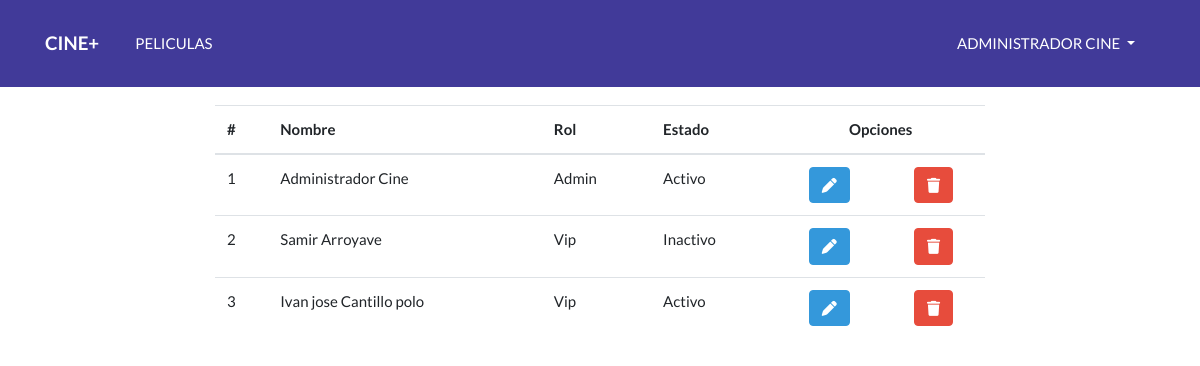
The page /Admin/listaUsuarios (signed in) on the database its author committed.
### tables this page shows
CREATE TABLE `usuarios` (
  `id` int(11) NOT NULL,
  `nombre` varchar(199) NOT NULL,
  `apellido` varchar(199) NOT NULL,
  `telefono` varchar(199) NOT NULL,
  `email` varchar(199) NOT NULL,
  `password` varchar(199) NOT NULL,
  `tarjeta` varchar(11) DEFAULT NULL,
  `fecha_nacimiento` varchar(100) DEFAULT NULL,
  `estado_vip` int(11) NOT NULL DEFAULT 2,
  `fk_rol` int(11) NOT NULL,
  `fk_estado` int(11) NOT NULL
);

CREATE TABLE `roles` (
  `id` int(11) NOT NULL,
  `rol` varchar(25) NOT NULL
);

### config/Conexion.php (called while the page is built)
<?php
class Conexion{
    public static function Conectar() {
        include __DIR__ . "/Datos.php";
        $datos = $CONEXION['desarrollo'];
        $con = 'mysql:host=' . $datos['host'];
        $con .= ';dbname=' . $datos['db'];
        try {
            $conexion = new PDO($con, $datos['user'], $datos['pass']);
            $conexion->setAttribute(PDO::ATTR_ERRMODE, PDO::ERRMODE_EXCEPTION);
            $conexion->exec("SET CHARACTER SET UTF8");
        } catch (Exception $e) {
            echo "<b> Hubo un error </b>";
        }
        return $conexion;
    }
}

### models/UserModel.php (called while the page is built, shortened)
<?php
    require_once ('config/Conexion.php');
    class UserModel {
        private $conexion;
        public function __construct(){
            $this->conexion = Conexion::Conectar();
        }
        public function getAll() {
            $sqlGetAll = "SELECT usuarios.*, roles.rol FROM usuarios INNER JOIN roles ON usuarios.fk_rol = roles.id ORDER BY usuarios.fk_rol ";
            $getAll = $this->conexion->prepare( $sqlGetAll );
            $getAll->execute();
            return $getAll;
        }
    }

### views/lista_usuarios.php (the view, shortened to what this page needs)
<!DOCTYPE html>
<html lang="es">
<head>
    <?php require_once('partials/_styles.php') ?>
</head>
<body>
    <?php require_once('partials/_navbar.php') ?>
    <div class="container-fluid container-top mb-4">
        <div class="row">
            <div class="col-12 col-md-8 col-lg-8 col-xl-8 mx-auto">
                <table class="table table-border">
                    <thead>
                        <tr>
                            <th> # </th>
                            <th> Nombre </th>
                            <th> Rol </th>
                            <th> Estado </th>
                            <th colspan="2" class="text-center"> Opciones </th>
                        </tr>
                    </thead>
                    <tbody>
                        <?php $i = 1;
                        foreach ($resUsers as $user) : ?>
                            <tr>
                                <td> <?= $i++; ?> </td>
                                <td> <?= $user['nombre'] . " " . $user['apellido'] ?> </td>
                                <td> <?= $user['rol'] ?> </td>
                                <td> <?= ($user['fk_estado'] == 1) ? 'Activo' : 'Inactivo' ?> </td>
                                <td class="text-center">
                                    <form action="<?= URL_BASE ?>admin/editar" method="POST">
                                        <button type="submit" class="btn btn-info"> <i class="fas fa-pen"></i> </button>
                                    </form>
                                </td>
                                <td class="text-center">
                                    <button class="btn btn-danger" onclick="deleteUser( <?= $user['id'] ?>, '<?= URL_BASE ?>' )" data-toggle="modal" data-target="#modal<?= $user['id'] ?>"> <i class="fas fa-trash"></i> </button>
                                </td>
                            </tr>
                        <?php endforeach; ?>
                    </tbody>
                </table>
            </div>
        </div>
    </div>
</body>
</html>

### index.php (shortened to what this page needs)
<?php
    if(isset($_GET['controller'])){
        $class_name = $_GET['controller'] . "Controller";
    }else {
        $class_name = null;
    }
    if( isset( $_GET['method'] ) ){
        $method_name = $_GET['method'];
    }else {
        $method_name = null;
    }
    if (class_exists( $class_name )) {
        if(method_exists($class_name, $method_name)){
            $obj = new $class_name();
            $obj->$method_name();
        }
    }

### controllers/AdminController.php (shortened to what this page needs)
<?php
require_once ('models/MovieModel.php');
require_once ('models/UserModel.php');
class AdminController{
    public function listaUsuarios(){
        if (!isset( $_SESSION['usuario']['id'] )  || $_SESSION['usuario']['rol'] != 1) {
            header('Location: '. URL_BASE .'inicio/');
        }else{
            $objUser = new UserModel();
            $resUsers = $objUser->getAll();
            require_once ('views/lista_usuarios.php');
        }
    }
}

### views/partials/_styles.php (shortened to what this page needs)
<link rel="stylesheet" href="https://bootswatch.com/4/flatly/bootstrap.css">
<link rel="stylesheet" href="../public/css/main.css">

### views/partials/_navbar.php (shortened to what this page needs)
<nav class="navbar navbar-expand-lg navbar-dark bg-header text-uppercase fixed-top">
  <div class="container">
    <a class="navbar-brand js-scroll-trigger font-weight-bold" href="<?= URL_BASE . 'inicio/' ?>"> Cine+</a>
    <div class="collapse navbar-collapse" id="navbarResponsive">
      <ul class="navbar-nav">
        <li class="nav-item mx-0 mx-lg-1">
          <a class="nav-link py-3 px-0 px-lg-3 rounded js-scroll-trigger" href="<?= URL_BASE . 'inicio/peliculas' ?>">Peliculas</a>
        </li>
      </ul>
      <ul class="navbar-nav ml-auto">
        <?php if (isset($_SESSION['usuario']['id'])) : ?>
          <li class="nav-item mx-0 mx-lg-1 dropdown">
            <a class="nav-link py-3 px-0 px-lg-3 rounded js-scroll-trigger dropdown-toggle" href="#" id="navbarDropdownMenuLink" role="button" data-toggle="dropdown" aria-haspopup="true" aria-expanded="false">
              <?= $_SESSION['usuario']['nombre'] ?>
            </a>
          </li>
        <?php endif; ?>
      </ul>
    </div>
  </div>
</nav>

### public/css/main.css (style rules this page uses)
.container-top { padding-top: 7em; }
.bg-header { background-color: rgb(65, 58, 153); }

### rows shown on the page
usuarios: nombre "Administrador", apellido "Cine", fk_rol.rol "Admin", shows "Activo"
usuarios: nombre "Samir", apellido "Arroyave", fk_rol.rol "Vip", shows "Inactivo"
usuarios: nombre "Ivan jose", apellido "Cantillo polo", fk_rol.rol "Vip", shows "Activo"

### other values the page prints
$_SESSION['usuario']['nombre'] "ADMINISTRADOR CINE"
